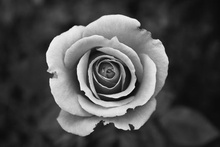
%> input picture a.jpeg, 220 x 147 px, shrunk from 525 x 350 before the run
$ octave prewitt.m   (GNU Octave 9; MATLAB toolbox functions it lacks are replaced by stand-ins)
%> lines starting %> are read from the running program, lines starting %| are printed output that depends on the picture
clc
clear
a = imread('a.jpeg');
%> a is the input picture: size 147x220x3 uint8; min 1, max 248, mean 76.5
imshow(a)
a = double(a);
%> a: size 147x220x3 double

%% x axis
filter=[-1 0 1;-1 0 1;-1 0 1];
for u=1:size(a,1)
    for v=1:size(a,2)
        z=0;
        for i=1:3
            for j=1:3
                if (u+i)>2 && (v+j) >2
                    if (u+i-2) <size(a,1)&& (v+j-2) <size(a,2)
                        z = z+a(u+i-2,v+j-2)*filter(i,j);
                    end
                end
            end
        end
        b(u,v) = z;
    end
end
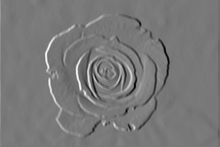
%> b: size 147x220 double; min -586, max 647, mean -0.4; drawn with min black and max white
b = uint8(b);
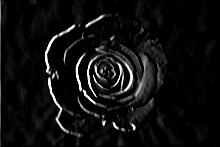
%> b: size 147x220 uint8; min 0, max 255, mean 14.9
imshow(b);

%% y axis
filter=[-1 -1 -1;0 0 0;1 1 1];
for u=1:size(a,1)
    for v=1:size(a,2)
        z=0;
        for i=1:3
            for j=1:3
                if (u+i)>2 && (v+j) >2
                    if (u+i-2) <size(a,1)&& (v+j-2) <size(a,2)
                        z = z+a(u+i-2,v+j-2)*filter(i,j);
                    end
                end
            end
        end
        c(u,v) = z;
    end
end
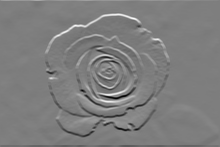
%> c: size 147x220 double; min -657, max 669, mean -0.7; drawn with min black and max white
c = uint8(c);
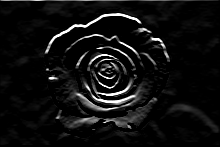
%> c: size 147x220 uint8; min 0, max 255, mean 15.8
imshow(c)

%% summation
b = double(b);
%> b: size 147x220 double
c = double(c);
%> c: size 147x220 double
for u=1:size(a,1)
    for v=1:size(a,2)
        x = b(u,v)^2;
        y = c(u,v)^2;
        d(u,v) = sqrt(x+y);
    end
end
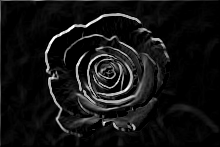
%> d: size 147x220 double; min 0, max 360.6, mean 27.5; drawn with min black and max white
d = uint8(d);
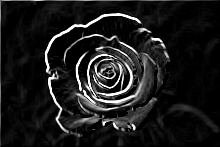
%> d: size 147x220 uint8; min 0, max 255, mean 27
